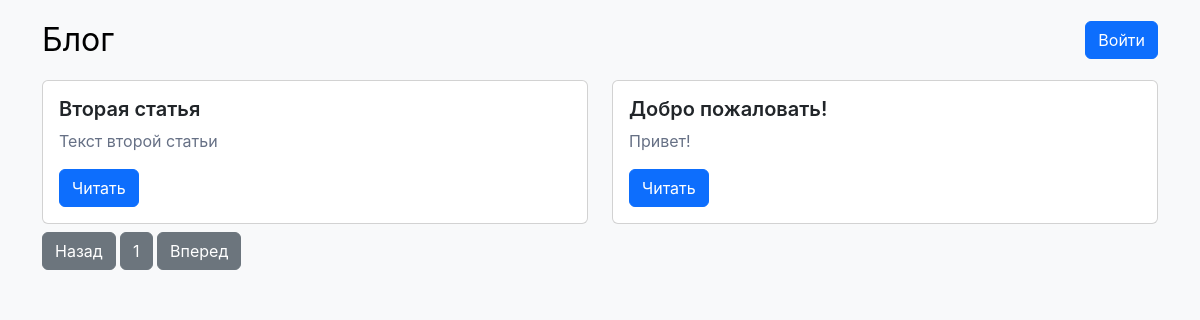
/, run on an earlier commit of the app's database.
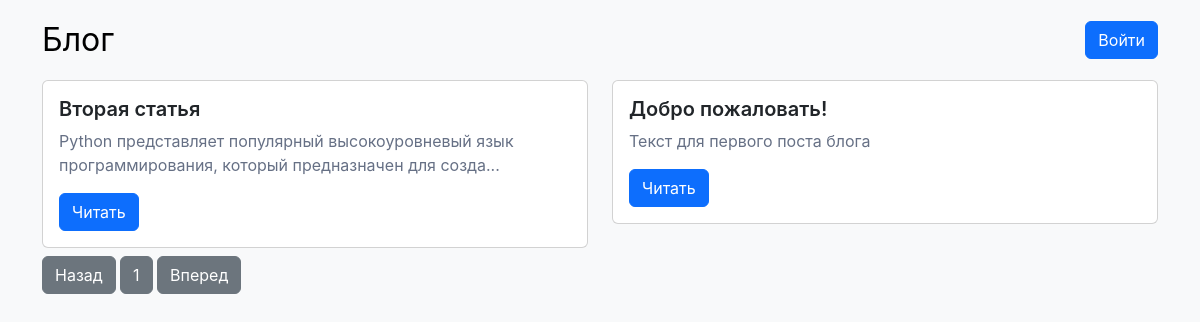
And on a later commit of the database.
### tables this page shows
CREATE TABLE posts (
				id INTEGER PRIMARY KEY AUTOINCREMENT,
				title TEXT,
				content TEXT
			);

### routes.py (the view)
		@self.app.route('/')
		def index():
			pageId = 1
			posts = self.dbController.getPostsOnPage(pageId)
			numberOfpages = self.dbController.getNumberOfPages()
			return render_template(
				'index.html',
				posts = posts,
				pageId = pageId,
				numberOfpages = numberOfpages
			)

### db/ConnectionHelper.py (called while the page is built)
	def getConnection(self):
		return self.connection

	def close(self):
		self.connection.commit()
		self.connection.close()

	def __del__(self):
		self.close()

### db/DataBaseController.py (called while the page is built)
	def getPostsOnPage(self, pageId):
		return self.postModel.getPostsOnPage(pageId)

	def getNumberOfPages(self):
		return self.postModel.getNumberOfPages()

### db/PostModel.py (called while the page is built)
	def getPosts(self):
		connectionHelper = ConnectionHelper()
		connection = connectionHelper.getConnection()
		cursor = connection.cursor()
		cursor.execute("SELECT * FROM posts ORDER BY id DESC")
		ret = cursor.fetchall()
		return ret

	def getPostsOnPage(self, pageId):
		posts = self.getPosts()
		postsPerPage = 4
		startIndex = (pageId - 1) * postsPerPage
		endIndex = startIndex + postsPerPage
		return posts[startIndex:endIndex]

	def getNumberOfPages(self):
		posts = self.getPosts()
		return (len(posts) + 4 - 1) // 4

### templates/index.html (shortened to what this page needs)
{% extends 'layout.html' %}
{% block content %}
{% if posts|length > 0 %}
<div class="post-container pb-2">
	<div class="row">
	{% for post in posts %}
	<div class="col-sm-6 pb-2">
		<div class="card">
			<div class="card-body">
				<h5 class="card-title">{{ post[1] }}</h5>
				{% if post[2]|length > 100 %}
				<p class="card-text">{{ post[2][:100] }}...</p>
				{% else %}
				<p class="card-text">{{ post[2][:100] }}</p>
				{% endif %}
				<a href="/post/{{ post[0] }}" class="btn btn-primary">Читать</a>
			</div>
		</div>
	</div>
	{% endfor %}
	</div>
	{% if pageId - 1 > 0 %}
	<a href="{{ url_for('explore', pageId = pageId - 1)}}" class="btn btn-primary">Назад</a>
	{% else %}
	<a class="btn btn-secondary">Назад</a>
	{% endif %}
	<a class="btn btn-secondary">{{ pageId }}</a>
	{% if numberOfpages > pageId %}
	<a href="{{ url_for('explore', pageId = pageId + 1)}}" class="btn btn-primary">Вперед</a>
	{% else %}
	<a class="btn btn-secondary">Вперед</a>
	{% endif %}
</div>
{% else %}
<div class="alert alert-info" role="alert">
Здесь пока ничего нет
</div>
{% endif %}
{% endblock %}

### templates/layout.html (shortened to what this page needs)
<!DOCTYPE html>
<html data-bs-theme="light">
<head>
	<link href="https://cdn.jsdelivr.net/npm/bootstrap@5.3.3/dist/css/bootstrap.min.css" rel="stylesheet">
	<link rel="stylesheet" type="text/css" href="{{ url_for('static', filename='styles/style.css') }}">
</head>
<body class="bg-body-tertiary">
	<div class="container">
		<header class="header py-3">
			<div class="row flex-wrap justify-content-between align-items-center">
				<div class="col-auto">
					<a href="{{ url_for('index') }}" class="blog-header-logo text-body-emphasis text-decoration-none">Блог</a>
				</div>
				<div class="col-auto d-flex justify-content-end align-items-center">
					{% if session["username"]: %}
					<div class="flex-shrink-0 dropdown">
						<a href="#" class="d-block link-body-emphasis text-decoration-none dropdown-toggle" data-bs-toggle="dropdown" aria-expanded="false">
							<img class="rounded-circle" src="{{ url_for('static', filename='image/profile.png') }}" width="32" height="32">
						</a>
						<ul class="dropdown-menu text-small shadow">
							{% if session["role"] == "admin" %}
							<li><a class="dropdown-item" href="{{ url_for('newPost') }}">Новый пост</a></li>
							{% endif %}
							<li><a class="dropdown-item" href="{{ url_for('profile') }}">Профиль</a></li>
							<li><hr class="dropdown-divider"></li>
							<li><a class="dropdown-item" href="{{ url_for('logout') }}">Выйти</a></li>
						</ul>
					</div>
					{% else %}
					<a class="btn btn-primary" href="{{ url_for('auth') }}">Войти</a>
					{% endif %}
				</div>
			</div>
		</header>
		{% block content %}
		{% endblock %}
	</div>
</body>
</html>

### static/styles/style.css (style rules this page uses)
body { font-family: Inter,-apple-system,BlinkMacSystemFont,Segoe UI,Roboto,Helvetica,Arial,sans-serif,Apple Color Emoji,Segoe UI Emoji,Segoe UI Symbol; }
.blog-header-logo { font-size: 2.0rem; }
.card-title { font-weight: 600; }
.card-text { color: #667085; }

What changed in the data, as far as the page shows it:
changed posts "Вторая статья": content "Текст второй статьи" → "Python представляет популярный высокоуровневый язык программирования, который предназначен для созда"
changed posts "Добро пожаловать!": content "Привет!" → "Текст для первого поста блога"
